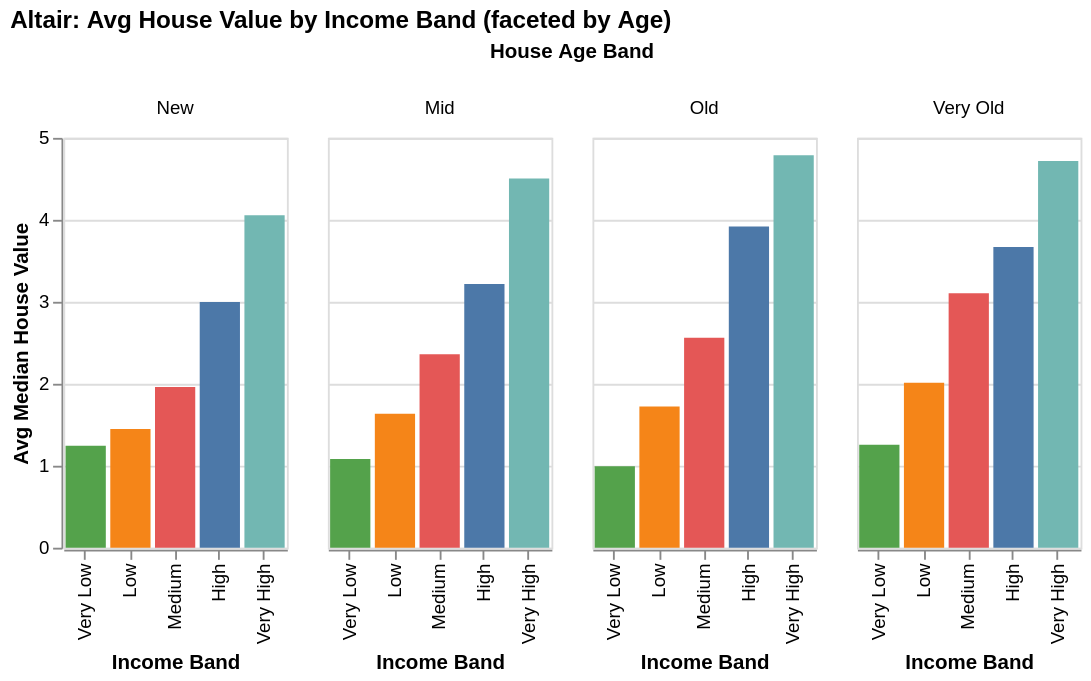

This figure's notebook cell:
### Code cell
# Altair Example 3: Faceted bar chart — avg house value by age & income band
agg = (
    altair_df.groupby(["AgeBand", "IncomeBand"], observed=True)["MedianHouseValue"]
    .mean()
    .reset_index()
)

chart3 = alt.Chart(agg).mark_bar().encode(
    x=alt.X("IncomeBand:N", title="Income Band", sort=["Very Low", "Low", "Medium", "High", "Very High"]),
    y=alt.Y("MedianHouseValue:Q", title="Avg Median House Value"),
    color=alt.Color("IncomeBand:N", legend=None),
    column=alt.Column("AgeBand:N", title="House Age Band", sort=["New", "Mid", "Old", "Very Old"]),
    tooltip=["AgeBand", "IncomeBand", "MedianHouseValue"]
).properties(
    width=120,
    height=220,
    title="Altair: Avg House Value by Income Band (faceted by Age)"
)

chart3

### Figure 1 — Vega-Lite specification as saved in the notebook (floating-point values rounded to 4 significant figures)
{"config": {"view": {"continuousWidth": 300, "continuousHeight": 300}}, "data": {"name": "data-7f23729790f085f7434ae5c354375a52"}, "mark": {"type": "bar"}, "encoding": {"color": {"field": "IncomeBand", "legend": null, "type": "nominal"}, "column": {"field": "AgeBand", "sort": ["New", "Mid", "Old", "Very Old"], "title": "House Age Band", "type": "nominal"}, "tooltip": [{"field": "AgeBand", "type": "nominal"}, {"field": "IncomeBand", "type": "nominal"}, {"field": "MedianHouseValue", "type": "quantitative"}], "x": {"field": "IncomeBand", "sort": ["Very Low", "Low", "Medium", "High", "Very High"], "title": "Income Band", "type": "nominal"}, "y": {"field": "MedianHouseValue", "title": "Avg Median House Value", "type": "quantitative"}}, "height": 220, "title": "Altair: Avg House Value by Income Band (faceted by Age)", "width": 120, "$schema": "https://vega.github.io/schema/vega-lite/v6.1.0.json", "datasets": {"data-7f23729790f085f7434ae5c354375a52": [{"AgeBand": "Mid", "IncomeBand": "High", "MedianHouseValue": 3.219}, {"AgeBand": "Mid", "IncomeBand": "Low", "MedianHouseValue": 1.634}, {"AgeBand": "Mid", "IncomeBand": "Medium", "MedianHouseValue": 2.361}, {"AgeBand": "Mid", "IncomeBand": "Very High", "MedianHouseValue": 4.506}, {"AgeBand": "Mid", "IncomeBand": "Very Low", "MedianHouseValue": 1.082}, {"AgeBand": "New", "IncomeBand": "High", "MedianHouseValue": 2.997}, {"AgeBand": "New", "IncomeBand": "Low", "MedianHouseValue": 1.448}, {"AgeBand": "New", "IncomeBand": "Medium", "MedianHouseValue": 1.96}, {"AgeBand": "New", "IncomeBand": "Very High", "MedianHouseValue": 4.057}, {"AgeBand": "New", "IncomeBand": "Very Low", "MedianHouseValue": 1.243}, {"AgeBand": "Old", "IncomeBand": "High", "MedianHouseValue": 3.919}, {"AgeBand": "Old", "IncomeBand": "Low", "MedianHouseValue": 1.722}, {"AgeBand": "Old", "IncomeBand": "Medium", "MedianHouseValue": 2.562}, {"AgeBand": "Old", "IncomeBand": "Very High", "MedianHouseValue": 4.788}, {"AgeBand": "Old", "IncomeBand": "Very Low", "MedianHouseValue": 0.9939}, {"AgeBand": "Very Old", "IncomeBand": "High", "MedianHouseValue": 3.667}, {"AgeBand": "Very Old", "IncomeBand": "Low", "MedianHouseValue": 2.013}, {"AgeBand": "Very Old", "IncomeBand": "Medium", "MedianHouseValue": 3.106}, {"AgeBand": "Very Old", "IncomeBand": "Very High", "MedianHouseValue": 4.718}, {"AgeBand": "Very Old", "IncomeBand": "Very Low", "MedianHouseValue": 1.256}]}}
